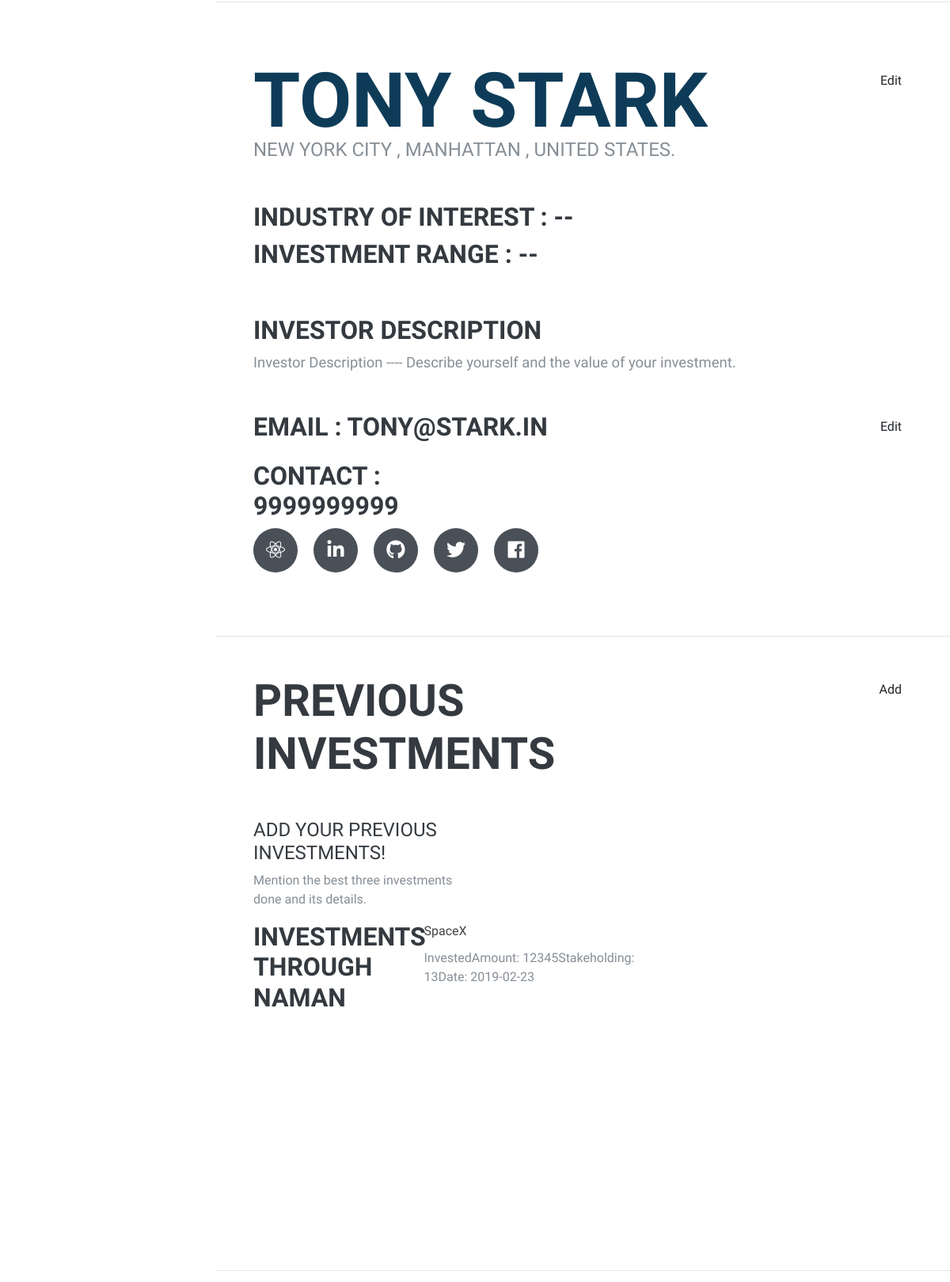
Before: /investor/indi/index.php (signed in, middle part) with the older database file.
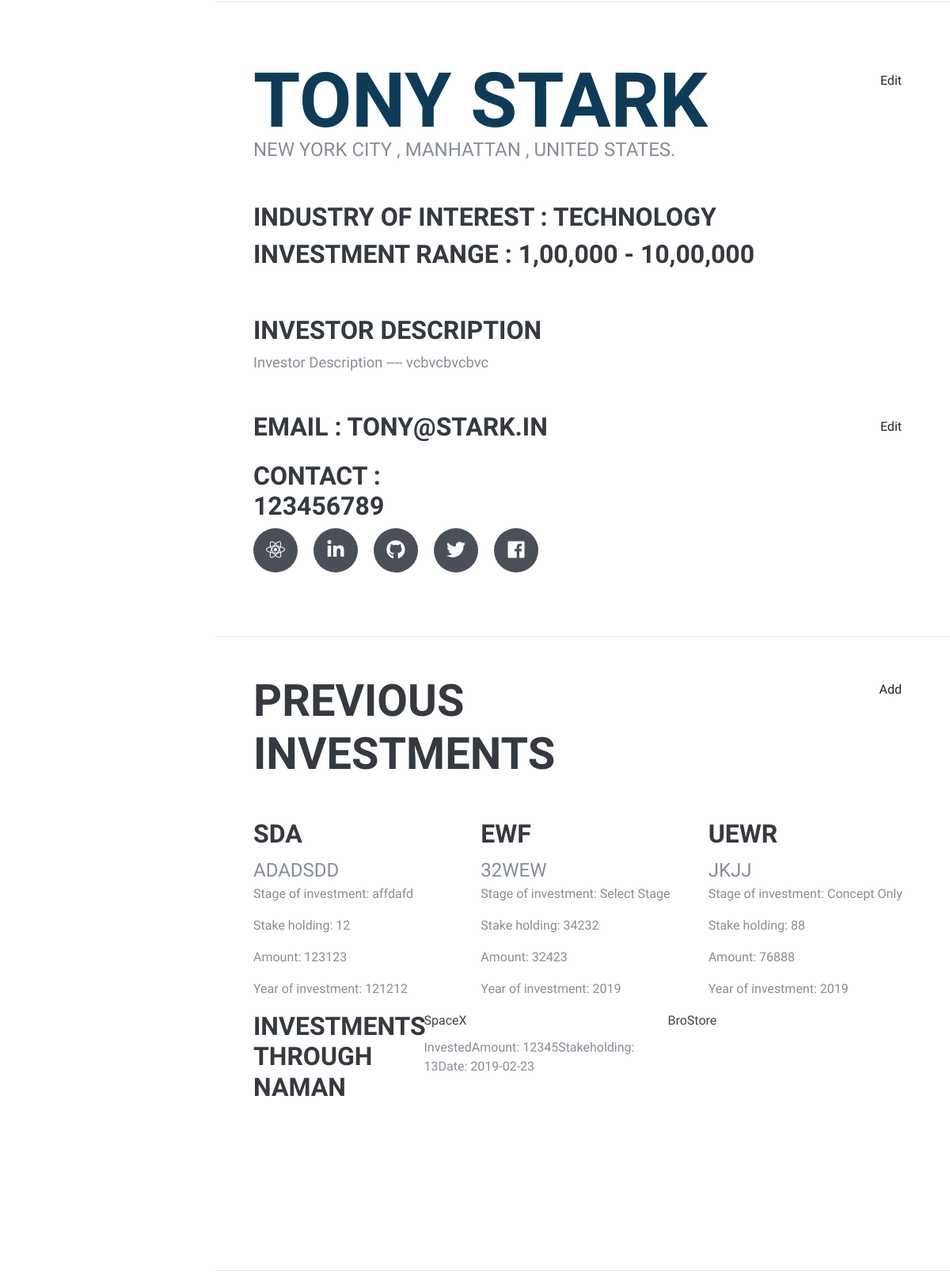
After: the same page with the newer database file.
### tables this page shows
CREATE TABLE `inv_addetails` (
  `InvID` varchar(20) NOT NULL,
  `IOI` varchar(200) DEFAULT NULL,
  `Facebook` varchar(200) DEFAULT NULL,
  `Twitter` varchar(200) DEFAULT NULL,
  `LinkedIn` varchar(200) DEFAULT NULL,
  `Instagram` varchar(200) DEFAULT NULL,
  `Others` varchar(200) DEFAULT NULL,
  `Role` varchar(200) DEFAULT NULL,
  `Partner` varchar(200) DEFAULT NULL,
  `InvRange` varchar(200) DEFAULT NULL,
  `Summary` varchar(200) DEFAULT NULL
);

CREATE TABLE `inv_details` (
  `InvID` varchar(20) NOT NULL,
  `CName` varchar(200) DEFAULT NULL,
  `FName` varchar(200) NOT NULL,
  `LName` varchar(200) NOT NULL,
  `Email` varchar(200) NOT NULL,
  `Phone` varchar(200) NOT NULL,
  `Website` varchar(200) DEFAULT NULL,
  `City` varchar(200) NOT NULL,
  `State` varchar(200) NOT NULL,
  `Country` varchar(200) NOT NULL,
  `AvgInvestment` varchar(200) NOT NULL,
  `Type` varchar(50) NOT NULL
);

CREATE TABLE `requests` (
  `ReqID` int(10) NOT NULL,
  `Inv_ID` varchar(20) NOT NULL,
  `St_ID` varchar(20) NOT NULL,
  `Deal` binary(1) NOT NULL DEFAULT '\0',
  `Round` varchar(30) NOT NULL,
  `Amount` int(50) NOT NULL,
  `Date` varchar(30) NOT NULL,
  `Stakehold` int(10) NOT NULL
);

CREATE TABLE `st_details` (
  `StpID` varchar(20) NOT NULL,
  `Stname` varchar(200) NOT NULL,
  `Ffname` varchar(200) NOT NULL,
  `Sfname` varchar(200) NOT NULL,
  `Email` varchar(200) NOT NULL,
  `Phone` varchar(200) NOT NULL,
  `Type` varchar(200) NOT NULL,
  `Address` varchar(200) NOT NULL,
  `City` varchar(200) NOT NULL,
  `State` varchar(200) NOT NULL,
  `Country` varchar(200) NOT NULL,
  `Website` varchar(200) NOT NULL,
  `Investment` varchar(200) NOT NULL
);

CREATE TABLE `inv_previnvestment` (
  `ID` int(50) NOT NULL,
  `InvID` varchar(20) NOT NULL,
  `Name` varchar(200) NOT NULL,
  `Year` varchar(200) NOT NULL,
  `Amount` varchar(200) NOT NULL,
  `Stage` varchar(200) NOT NULL,
  `Stake` varchar(200) NOT NULL,
  `Website` varchar(200) NOT NULL
);

### investor/indi/index.php (the view, shortened to what the changed rows need)
<?php
	require '../../server.php';
	$u = $_SESSION['InvID'];
	$qu = "SELECT * FROM inv_details WHERE InvID='$u'";
  $results = mysqli_query($db, $qu);
	$row = mysqli_fetch_assoc($results);
	$fname = $row['FName'];
  $lname = $row['LName'];
  $city = $row['City'];
  $state = $row['State'];
	$country = $row['Country'];
	$phone = $row['Phone'];
  $email = $row['Email'];
  $qu = "SELECT * FROM inv_addetails WHERE InvID='$u'";
  $results = mysqli_query($db, $qu);
	$row = mysqli_fetch_assoc($results);
	$indOfInt=$row['IOI']==""? '--':$row['IOI'];
	$invrange = $row['InvRange']==""? '--':$row['InvRange'];
  $summary=$row['Summary']==""? 'Describe yourself and the value of your investment.':$row['Summary'];
?>
<!DOCTYPE html>
<html lang="en">
<head>
  <link href="../vendor/bootstrap/css/bootstrap.min.css" rel="stylesheet">
  <link href="../vendor/fontawesome-free/css/all.min.css" rel="stylesheet">
  <link rel="stylesheet" href="https://cdnjs.cloudflare.com/ajax/libs/font-awesome/4.7.0/css/font-awesome.min.css">
  <link href="../css/inv.css" rel="stylesheet">
  <link href="../css/owlcarousel.css" rel="stylesheet">
</head>
<body id="page-top">
  <div class="container-fluid p-0">
    <section class="resume-section p-3 p-lg-5 d-flex align-items-center" id="investorbasics">
      <div class="w-100">
        <div class="row">
          <div class="col-md-9">
            <h1 class="mb-0">
              <span class="text-primary"><?= $fname ?>&nbsp;<?= $lname ?></span>
            </h1>
          </div>
          <div class="col-md-3">
          </div>
        </div>
      <div class="subheading mb-5"><?= $city ?> ,&nbsp;<?= $state ?> ,&nbsp;<?= $country ?>.
      </div>
      <div class="row" >
          <div class="col-md-12">
              <div class="section-title"><h3>Industry of interest  :  <?= $indOfInt ?></h3></div>
          </div>
      </div>
      <div class="row" >
          <div class="col-md-12">
              <div class="section-title"><h3>Investment range  :  <?= $invrange ?></h3></div>
          </div>
      </div>
      <div class="row" >
          <div class="col-md-12">
          </div>
      </div>
      <p class="lead mb-5">Investor Description ---- <?php echo $summary;?>
      </p>
      <div class="row">
          <div class="col-md-9">
              <div class="section-title"><h3>Email  :  <?=$email?></h3></div>
          </div>
          <div class="col-md-3">
          </div>
      </div>
      <div class="row" >
          <div class="col-md-4">
              <div class="section-title"><h3>Contact  :  <?=$phone?></h3></div>
          </div>
      </div>
      <div class="social-icons">
        <a href="#">
        </a>
        <a href="#">
        </a>
        <a href="#">
        </a>
        <a href="#">
        </a>
        <a href="#">
        </a>
      </div>
      </div>
    </section>
    <section class="resume-section p-3 p-lg-5 d-flex justify-content-center" id="investment">
      <div class="w-100">
        <div class="row">
          <div class="col-md-9">
            <h2 class="mb-5">
              Previous Investments
            </h2>
          </div>
        </div>
            <div class="row">
              <?php
                $q = "SELECT * FROM inv_previnvestment where InvID='$u';";
                $results=mysqli_query($db, $q);
                if (mysqli_num_rows($results) > 0){
                  while($row = mysqli_fetch_assoc($results)) {
                  echo'<div class="col-md-4">';
                    echo'<div class="profile-item">';
                      echo'<div class="media">';
                        echo'<div class="media-body">';
                          echo '<h3 class="media-heading">'.$row["Name"].'</h3>';
                          echo '<div class="subheading">'.$row["Website"].'</div>';
                            echo '<p>Stage of investment: '.$row["Stage"].'</p>';
                            echo '<p>Stake holding: '.$row["Stake"].'</p>';
                            echo '<p>Amount: '.$row['Amount'].'</p>';
                            echo '<p>Year of investment: '.$row["Year"].'</p>';
                          echo'</div>';
                        echo'</div>';
                      echo'</div>';
                    echo'</div>';
                  }
                }
                else{
                  echo'<div class="col-md-4">';
                    echo'<div class="profile-item">';
                      echo'<div class="media">';
                        echo'<div class="media-body">';
                          echo '<h3 class="subheading">Add your previous investments!</h3>';
                          echo '<p>Mention the best three investments done and its details.</p>';
                          echo'</div>';
                        echo'</div>';
                      echo'</div>';
                    echo'</div>';
                }
            ?>
          </div>
        <div class="row">
            <div class="col-md-9">
              <?php
                $q = "SELECT * FROM requests where Inv_ID='$u';";
                $results=mysqli_query($db, $q);
                if (mysqli_num_rows($results) > 0) {
                  while($row = mysqli_fetch_assoc($results)) {
                    $stid=$row['St_ID'];
                    $qu = "SELECT Stname FROM st_details where StpID='$stid';";
                    $result = mysqli_query($db, $qu);
                    $row1= mysqli_fetch_assoc($result);
                    echo'<div id="review">';
                      echo'<div class="item">';
                        echo'<div class="media">';
                          echo'<div class="media-body">';
                            echo'<div class="user-name">'.$row1['Stname'].'</div>';
                          echo'</div>';
                        echo'</div>';
                        echo'<div class="review-text">';
                        if($row['Deal'] == 1){
                          echo 'Invested';
                          echo 'Amount: '.$row['Amount'];
                          echo 'Stakeholding: '.$row['Stakehold'];
                          echo 'Date: '.$row['Date'];
                        }
                        echo'</div>';
                        echo'</div>';
                  }
                }
              ?>
          </div>
        </div>
      </div>
      </section>
  </div>
  </body>
</html>

Changed rows visible on the page:
changed inv_details "TONY": Phone "9999999999" → "123456789"
changed inv_addetails: IOI "--" → "TECHNOLOGY"; InvRange "--" → "1,00,000 - 10,00,000"; Summary "Describe yourself and the value of your investment." → "vcbvcbvcbvc"
added inv_previnvestment: Name "SDA", Website "ADADSDD", Stage "affdafd", Stake "12", Amount "123123", Year "121212"
added inv_previnvestment: Name "EWF", Website "32WEW", Stage "Select Stage", Stake "34232", Amount "32423", Year "2019"
added inv_previnvestment: Name "UEWR", Website "JKJJ", Stage "Concept Only", Stake "88", Amount "76888", Year "2019"
added requests: st_details.Stname "BroStore"
Other visible differences:
text no longer shown: "ADD YOUR PREVIOUS INVESTMENTS! Mention the best three investments done and its details."
